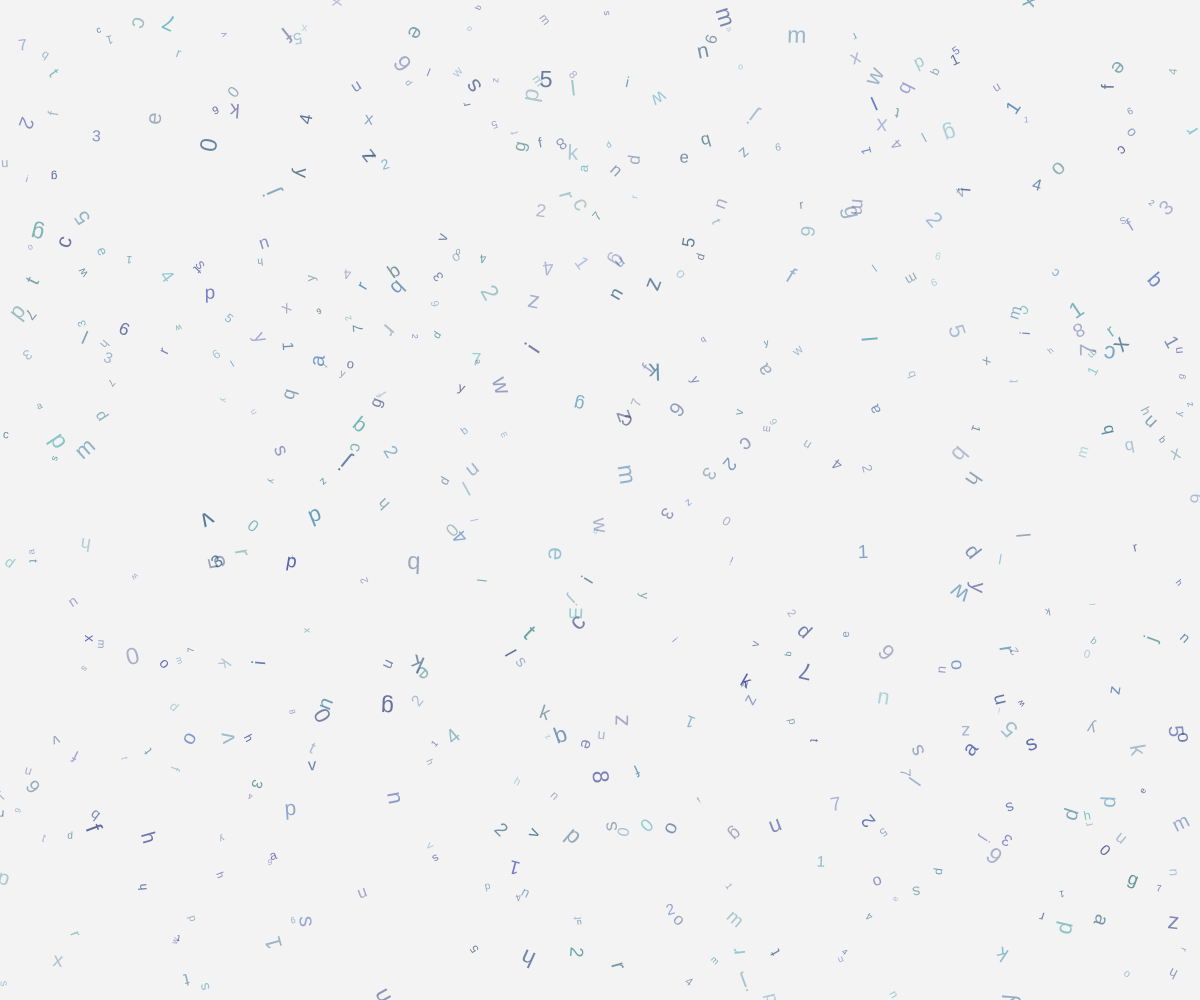
Frame 1 (no input)
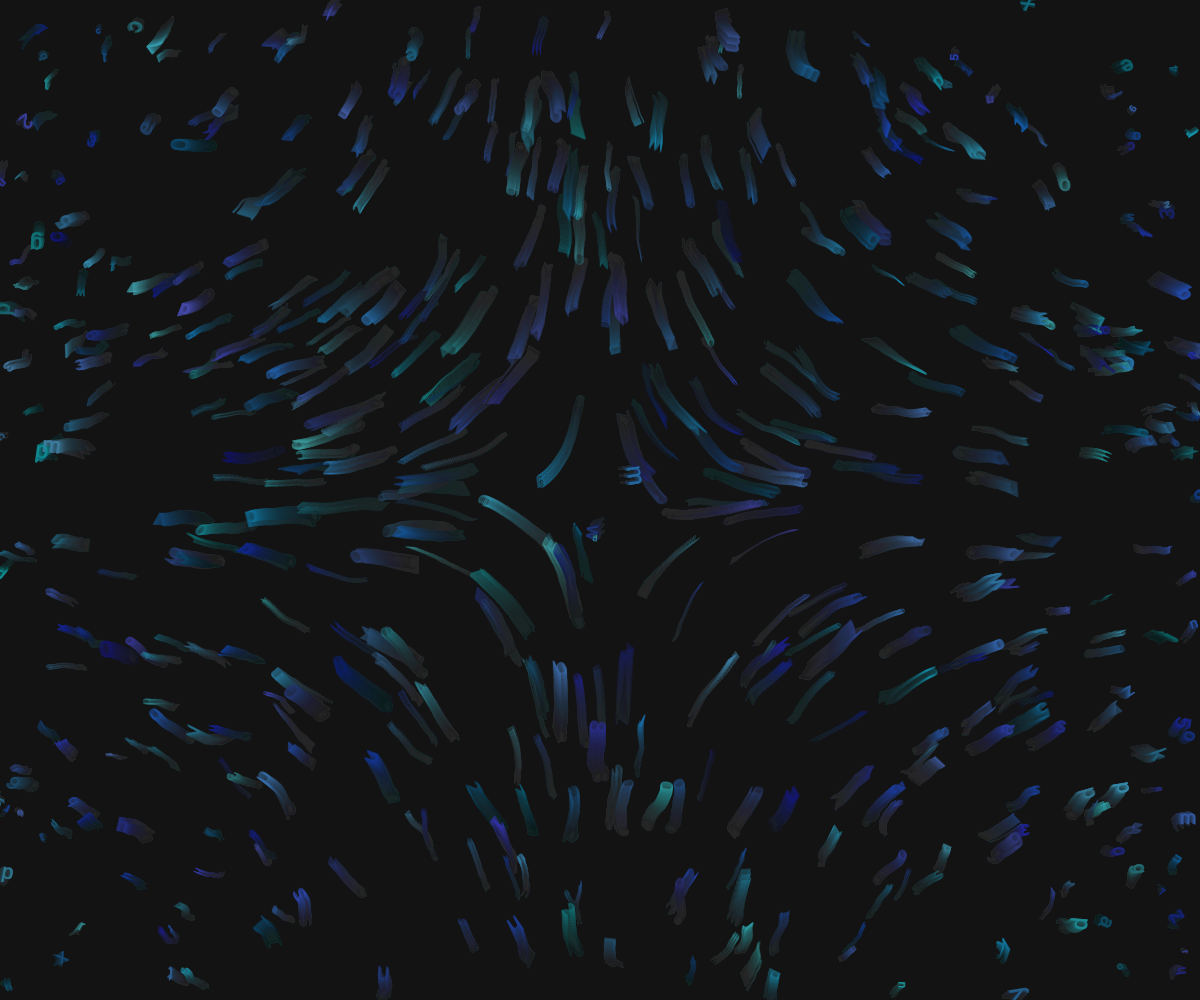
Frame 60 (no input)
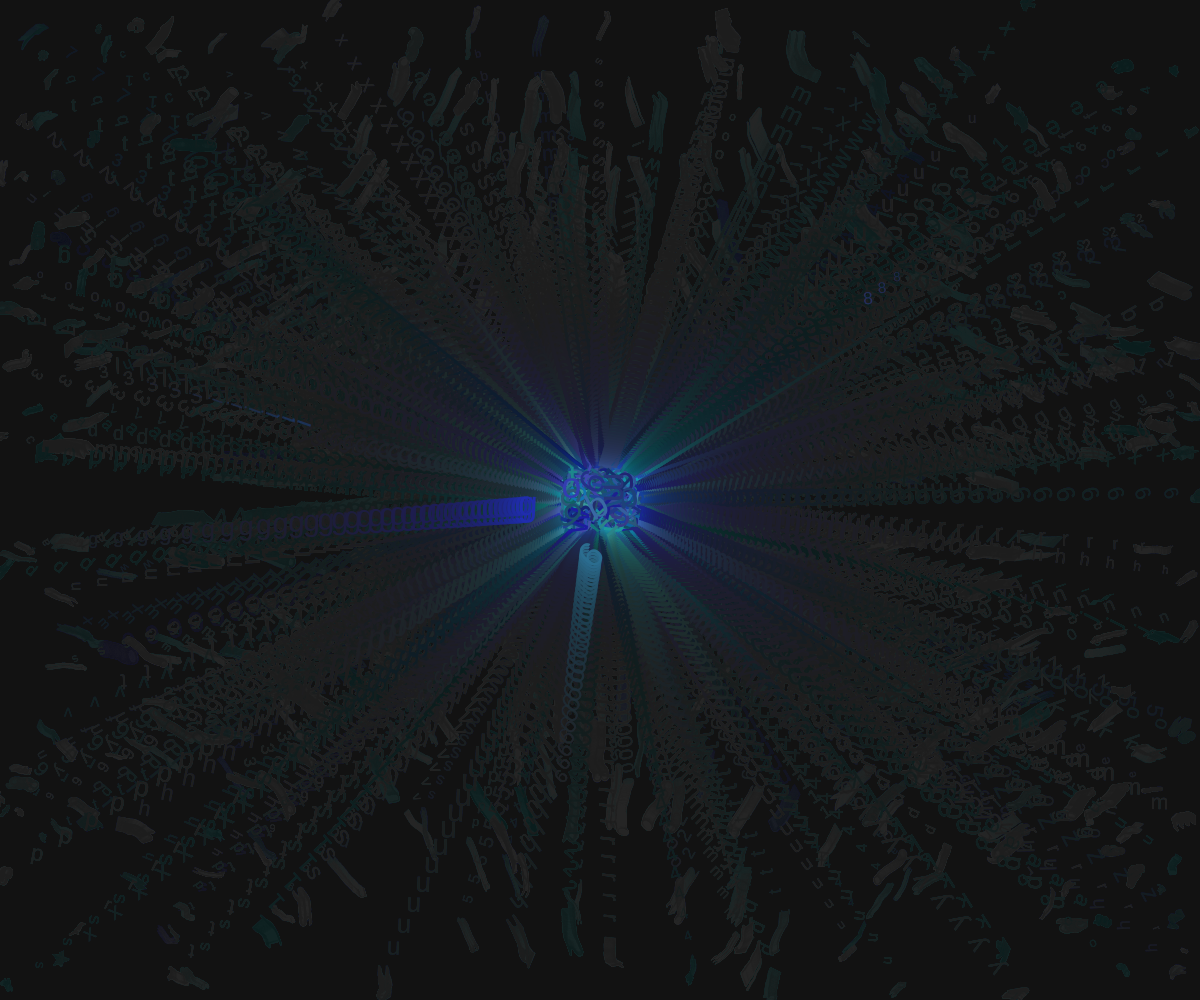
Frame 120 (the mouse pressed at the canvas centre since frame 60)

The p5.js sketch that drew these frames (run headless with seeded random() and noise() and a simulated clock; from frame 60 on, the mouse is pressed at the canvas centre):

// p5.js sketch
// ── sketch.js
let chars = [];
let isClicking = false;
let clickTimer = 0;

function setup() {
  createCanvas(windowWidth, windowHeight);
  colorMode(HSB, 360, 100, 100, 1);
  
  // Initialize characters with a vortex pattern
  for (let i = 0; i < 500; i++) {
    chars.push({
      x: random(width),
      y: random(height),
      size: random(8, 24),
      char: random(['a', 'b', 'c', 'd', 'e', 'f', 'g', 'h', 'i', 'j', 'k', 'l', 'm', 'n', 'o', 'p', 'q', 'r', 's', 't', 'u', 'v', 'w', 'x', 'y', 'z', '0', '1', '2', '3', '4', '5', '6', '7', '8', '9']),
      hue: random(180, 240),
      saturation: random(60, 90),
      brightness: random(40, 70),
      alpha: random(0.3, 0.7),
      speedX: 0,
      speedY: 0,
      angle: random(TWO_PI),
      spin: random(-0.02, 0.02),
      life: random(100, 300),
      maxLife: 300,
      solid: false,
      vortex: true
    });
  }
}

function draw() {
  background(0, 0, 10, 0.05);
  
  // Update and draw characters
  for (let i = chars.length - 1; i >= 0; i--) {
    let c = chars[i];
    
    if (!c.solid) {
      // Apply vortex motion
      let centerX = width / 2;
      let centerY = height / 2;
      let dx = c.x - centerX;
      let dy = c.y - centerY;
      let distance = sqrt(dx * dx + dy * dy);
      
      // Vortex effect with decreasing influence as distance increases
      if (distance > 50) {
        let angle = atan2(dy, dx);
        let speed = map(distance, 50, width/2, 0.1, 0.02);
        c.speedX += sin(angle + PI/2) * speed;
        c.speedY += cos(angle + PI/2) * speed;
      }
      
      // Apply movement
      c.x += c.speedX;
      c.y += c.speedY;
      
      // Dampen velocity
      c.speedX *= 0.95;
      c.speedY *= 0.95;
      
      // Add some random motion to keep it organic
      c.speedX += random(-0.1, 0.1);
      c.speedY += random(-0.1, 0.1);
      
      // Rotation
      c.angle += c.spin;
      
      // Bounce off edges
      if (c.x < 0 || c.x > width) c.speedX *= -1;
      if (c.y < 0 || c.y > height) c.speedY *= -1;
    }
    
    // Fade out over time
    if (!c.solid) {
      c.life -= 1;
    }
    
    // Reset if life ends or off-screen
    if (c.life <= 0 || c.x < -50 || c.x > width + 50 || c.y < -50 || c.y > height + 50) {
      chars.splice(i, 1);
      chars.push({
        x: random(width),
        y: random(height),
        size: random(8, 24),
        char: random(['a', 'b', 'c', 'd', 'e', 'f', 'g', 'h', 'i', 'j', 'k', 'l', 'm', 'n', 'o', 'p', 'q', 'r', 's', 't', 'u', 'v', 'w', 'x', 'y', 'z', '0', '1', '2', '3', '4', '5', '6', '7', '8', '9']),
        hue: random(180, 240),
        saturation: random(60, 90),
        brightness: random(40, 70),
        alpha: random(0.3, 0.7),
        speedX: 0,
        speedY: 0,
        angle: random(TWO_PI),
        spin: random(-0.02, 0.02),
        life: random(100, 300),
        maxLife: 300,
        solid: false,
        vortex: true
      });
    }
    
    // Draw character
    push();
    translate(c.x, c.y);
    rotate(c.angle);
    fill(c.hue, c.saturation, c.brightness, c.alpha);
    noStroke();
    textSize(c.size);
    textAlign(CENTER, CENTER);
    text(c.char, 0, 0);
    pop();
  }
  
  // If clicking, bring characters together
  if (isClicking || clickTimer > 0) {
    let centerX = width / 2;
    let centerY = height / 2;
    
    for (let i = chars.length - 1; i >= 0; i--) {
      let c = chars[i];
      
      if (isClicking || clickTimer > 0) {
        // Move towards center
        c.x += (centerX - c.x) * 0.05;
        c.y += (centerY - c.y) * 0.05;
        
        // Increase size and alpha for clarity
        c.size = lerp(c.size, 36, 0.1);
        c.alpha = lerp(c.alpha, 1.0, 0.1);
        c.solid = true;
      }
      
      // Gradually return to vortex when not clicking
      if (!isClicking && clickTimer > 0) {
        let dx = c.x - centerX;
        let dy = c.y - centerY;
        let distance = sqrt(dx * dx + dy * dy);
        
        if (distance < 200) {
          // Return to vortex motion
          c.solid = false;
          c.alpha = map(c.life, 0, c.maxLife, 0.1, 0.7);
          c.size = lerp(c.size, random(8, 24), 0.1);
        }
      }
    }
    
    clickTimer--;
  }
  
  // Add new characters occasionally
  if (random() < 0.05) {
    chars.push({
      x: random(width),
      y: random(height),
      size: random(8, 24),
      char: random(['a', 'b', 'c', 'd', 'e', 'f', 'g', 'h', 'i', 'j', 'k', 'l', 'm', 'n', 'o', 'p', 'q', 'r', 's', 't', 'u', 'v', 'w', 'x', 'y', 'z', '0', '1', '2', '3', '4', '5', '6', '7', '8', '9']),
      hue: random(180, 240),
      saturation: random(60, 90),
      brightness: random(40, 70),
      alpha: random(0.3, 0.7),
      speedX: 0,
      speedY: 0,
      angle: random(TWO_PI),
      spin: random(-0.02, 0.02),
      life: random(100, 300),
      maxLife: 300,
      solid: false,
      vortex: true
    });
  }
}

function mousePressed() {
  isClicking = true;
  clickTimer = 150; // Keep it in clicking mode for 150 frames
}

function mouseReleased() {
  isClicking = false;
}

function windowResized() {
  resizeCanvas(windowWidth, windowHeight);
}
